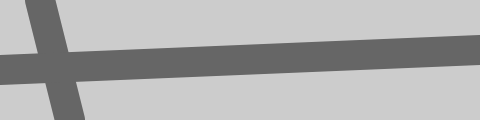
Frame 1 (no input)
Frame 60 (no input): identical to frame 1, image omitted
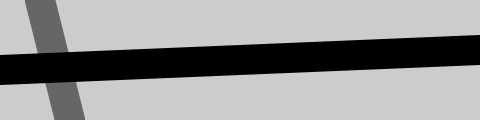
Frame 120 (the mouse pressed at the canvas centre since frame 60)

The p5.js sketch that drew these frames (run headless with seeded random() and noise() and a simulated clock; from frame 60 on, the mouse is pressed at the canvas centre):

// p5.js sketch
// ── sketch.js
/*
note: 
Each trip through draw() is called a frame. The default frame rate is 60 frames per second
*/

function setup() {
  createCanvas(480, 120);
  strokeWeight(30);
}

function draw() {
  background(204);
  stroke(102);
  line(40, 0, 70, height);
  if (mouseIsPressed == true){
    stroke(0);
  }
  line(0, 70, width, 50);
}
